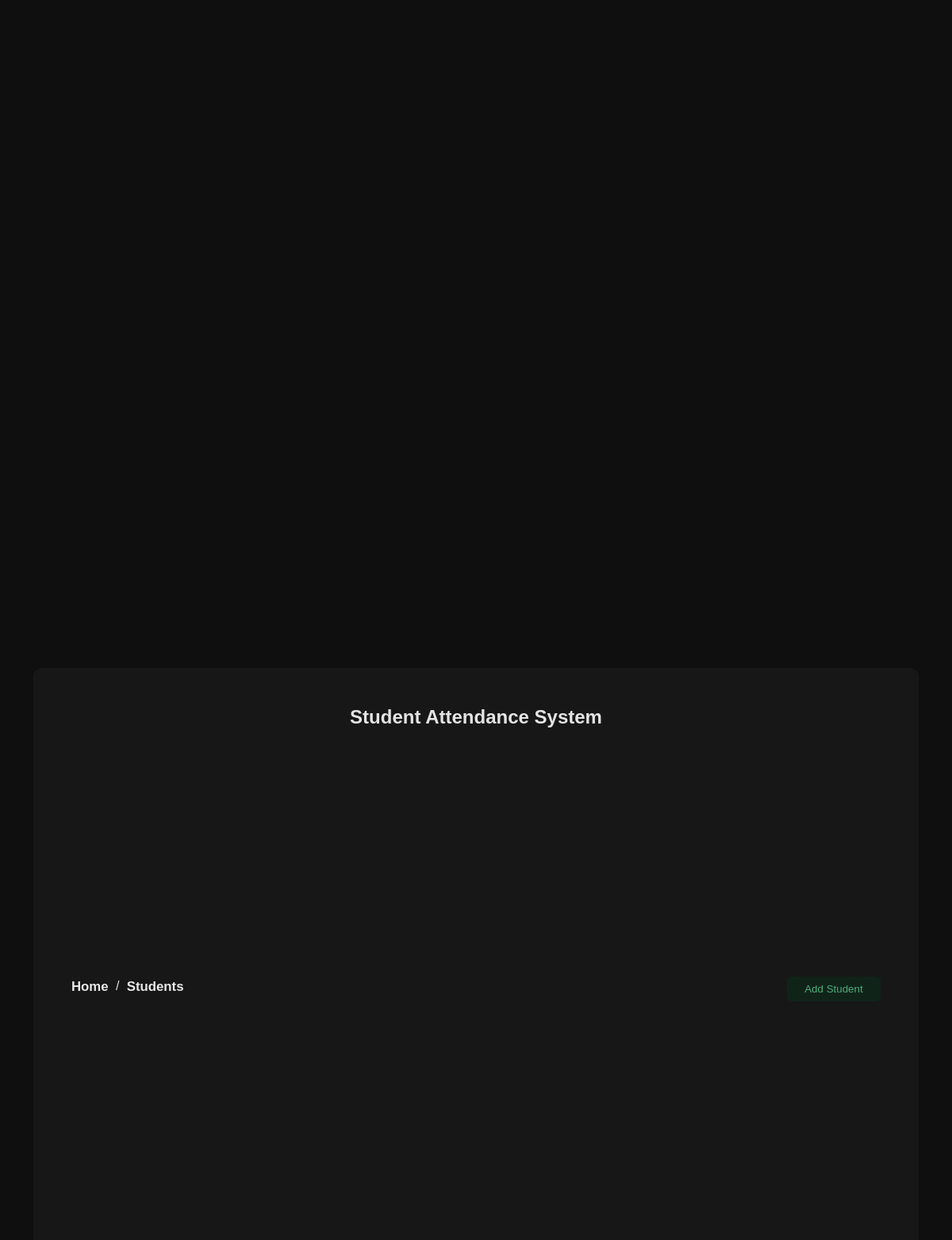
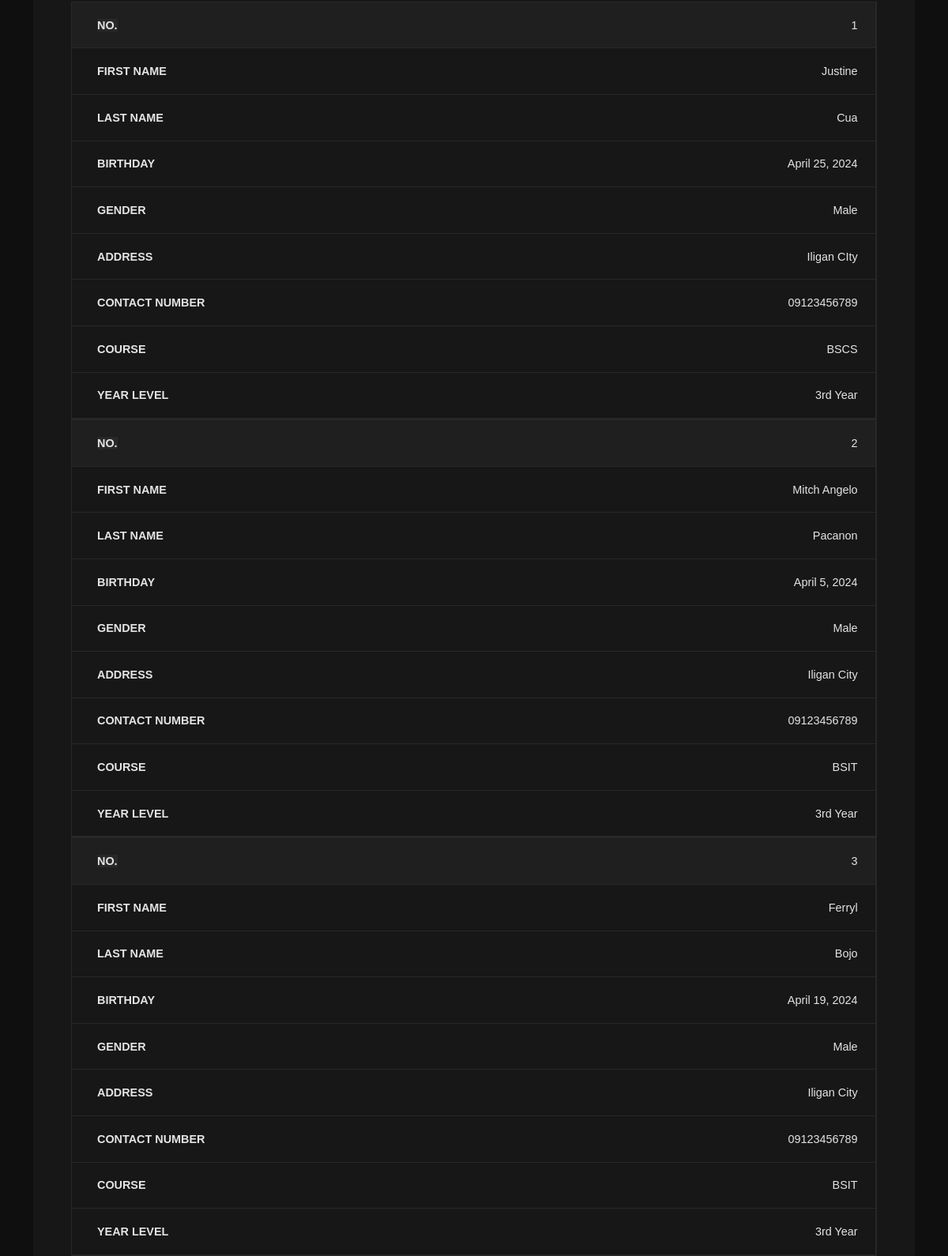
The app's page /Students/ (upper part) with its own data (2 pictures, top to bottom).
### students/models.py (models this page shows, shortened)
class Student(models.Model):
    firstname = models.CharField(max_length=255)
    lastname = models.CharField(max_length=255)
    birthday = models.DateField(max_length=255)
    gender = models.CharField(max_length=255)
    address = models.CharField(max_length=255)
    contactnumber = models.CharField(max_length=255, null=True)
    course_FK = models.ForeignKey(Course, null=True, on_delete=models.CASCADE)
    yearlevel_FK = models.ManyToManyField(YearLevel)

class Course(models.Model):
    course = models.CharField(max_length=255)
    description = models.CharField(max_length=500)

class YearLevel(models.Model):
    yearlevel = models.CharField(max_length=255)

### students/views.py (the view)
# urls.py: path('', include('students.urls')),
def students(request):
    student_with_yearlevel = Student.objects.prefetch_related('yearlevel_FK').all()
    count_student = Student.objects.count()
    context ={
        'students_list': student_with_yearlevel,
        'count_student': count_student
    }
    return render(request, 'students.html', context)

### students/templates/students.html (shortened to what this page needs)
{% extends "master.html" %}
{% block content %}
    <main id="student-table">
        <div class="home-container" style="overflow-x: auto;">
            <div class="HC-Container">
                <h2>Student Attendance System</h2>
                <div class="SC_Top">
                    <div class="NavBar">
                        <div><a href="/"><h2>Home &nbsp;</h2></a></div>
                        <span>/</span>
                        <div><a href="/Students"><h2>&nbsp; Students</h2></a></div>
                    </div>
                    <a hx-get="/addStudent" hx-target="#overlay" ><button class="Add-btn" type="button">Add Student</button></a>
                </div>
                <table>
                    <tbody>
                        <tr>
                            {% for x in students_list %}
                        <td class="td-edit">{{ forloop.counter }}</td>
                        <td class="td-edit">{{ x.firstname }}</td>
                        <td class="td-edit">{{ x.lastname }}</td>
                        <td class="td-edit">{{ x.birthday}}</td>
                        <td class="td-edit">{{ x.gender}}</td>
                        <td class="td-edit">{{ x.address}}</td>
                        <td class="td-edit">{{ x.contactnumber}}</td>
                        <td class="td-edit">{{ x.course_FK.course}}</td>
                        <td class="td-edit">
                            {% for levels in x.yearlevel_FK.all %}
                                {{ levels.yearlevel }}
                            {% endfor %}
                        </td>
                        </tr>
                    </tbody>
                    {%endfor %}
                </table>
            </div>
        </div>
    </main>
{% endblock %}

### records on screen
Student: firstname "Justine", lastname "Cua", birthday "April 25, 2024", gender "Male", address "Iligan CIty", contactnumber "09123456789", course_FK.course "BSCS"
YearLevel: yearlevel "3rd Year"
Student: firstname "Mitch Angelo", lastname "Pacanon", birthday "April 5, 2024", gender "Male", address "Iligan City", contactnumber "09123456789", course_FK.course "BSIT"
Student: firstname "Ferryl", lastname "Bojo", birthday "April 19, 2024", gender "Male", address "Iligan City", contactnumber "09123456789", course_FK.course "BSIT"
